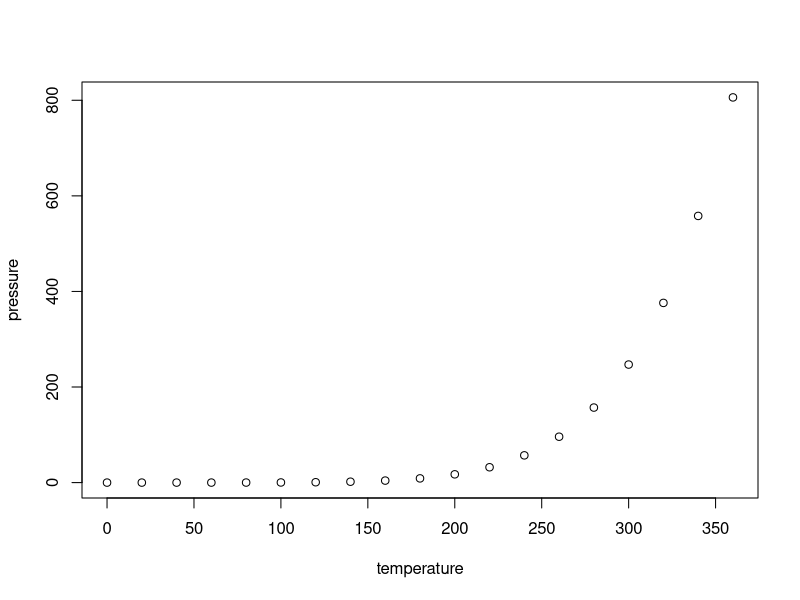
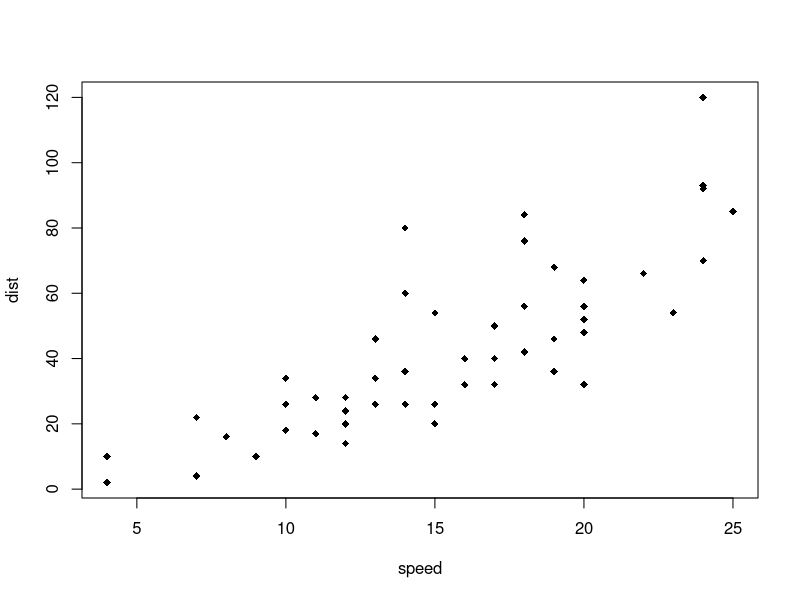
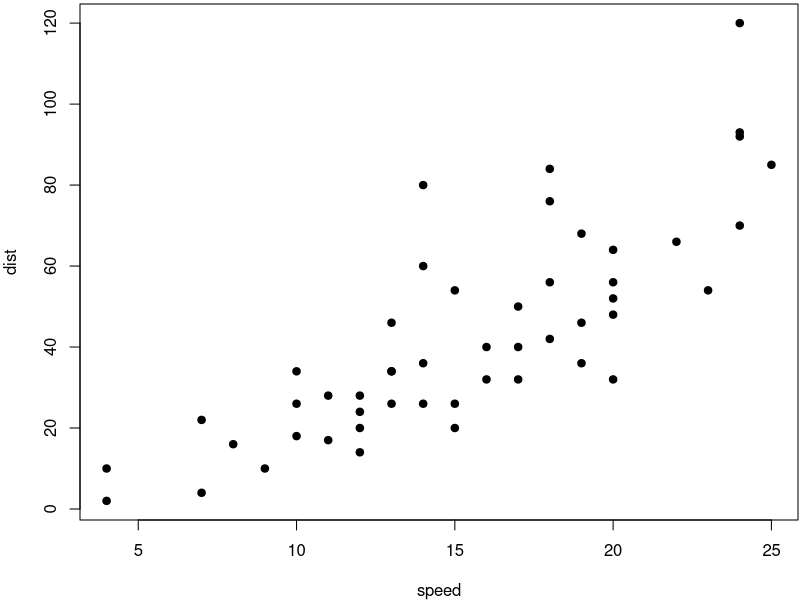
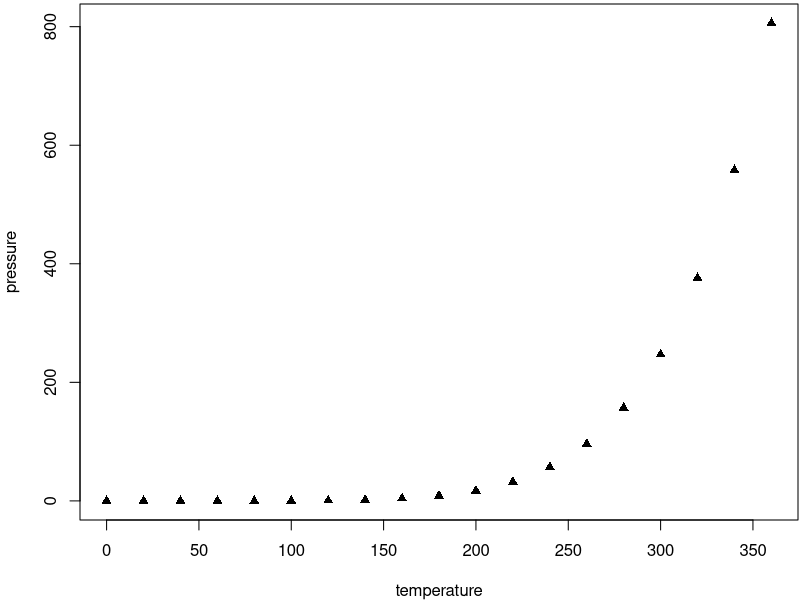

The R script that drew these images, in order:
## ---- chunk 1
knitr::opts_chunk$set(echo = TRUE, out.width = '80%', collapse = TRUE)
## ---- chunk 2
summary(cars)
## ---- chunk 3
x = 5  # radio de un círculo
## ---- chunk 4
plot(pressure)
## ---- chunk 5
plot(cars, pch = 18)
## ---- chunk 6
par(mar = c(4, 4, .2, .1))
plot(cars, pch = 19)
plot(pressure, pch = 17)
## ---- chunk 7
knitr::kable(iris[1:5, ], caption = 'Titulo de la tabla iris')
